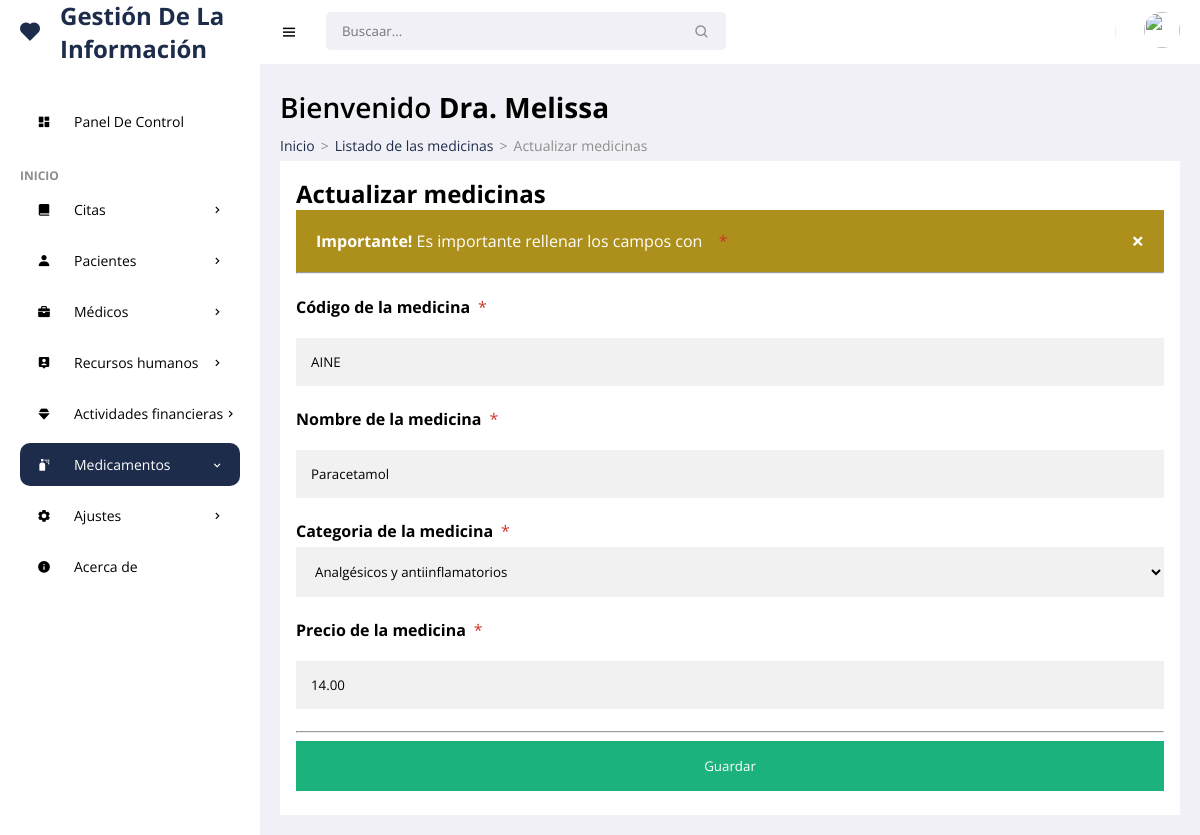
Page /frontend/medicinas/editar.php?id=6 (signed in) on the committed database.
### tables this page shows
CREATE TABLE `product` (
  `idprcd` int(11) NOT NULL,
  `codpro` char(14) NOT NULL,
  `nompro` text NOT NULL,
  `idcat` int(11) NOT NULL,
  `preprd` decimal(10,2) NOT NULL,
  `stock` char(3) NOT NULL,
  `state` char(1) NOT NULL,
  `fere` timestamp NOT NULL DEFAULT current_timestamp() ON UPDATE current_timestamp()
);

CREATE TABLE `category` (
  `idcat` int(11) NOT NULL,
  `nomcat` varchar(150) NOT NULL,
  `state` char(1) NOT NULL,
  `fere` timestamp NOT NULL DEFAULT current_timestamp() ON UPDATE current_timestamp()
);

### frontend/medicinas/editar.php (the view, shortened to what this page needs)
<!DOCTYPE html>
<html lang="es">
<head>
    <link href='https://unpkg.com/boxicons@2.0.9/css/boxicons.min.css' rel='stylesheet'>
    <link rel="stylesheet" href="../../backend/css/admin.css">
</head>
<body>
    <section id="sidebar">
        <a href="../admin/escritorio.php" class="brand"><i class='bx bxs-heart icon'></i> Gestión De La Información</a>
        <ul class="side-menu">
            <li><a href="../admin/escritorio.php" ><i class='bx bxs-dashboard icon' ></i>  Panel De Control</a></li>
            <li class="divider" data-text="Inicio">Panel</li>
            <li>
                <a href="#"><i class='bx bxs-book-alt icon' ></i> Citas <i class='bx bx-chevron-right icon-right' ></i></a>
            </li>
            <li>
                <a href="#"><i class='bx bxs-user icon' ></i> Pacientes <i class='bx bx-chevron-right icon-right' ></i></a>
            </li>
            <li>
                <a href="#"><i class='bx bxs-briefcase icon' ></i> Médicos <i class='bx bx-chevron-right icon-right' ></i></a>
            </li>
            <li>
                <a href="#"><i class='bx bxs-user-pin icon' ></i> Recursos humanos<i class='bx bx-chevron-right icon-right' ></i></a>
            </li>
            <li>
                <a href="#"><i class='bx bxs-diamond icon' ></i> Actividades financieras<i class='bx bx-chevron-right icon-right' ></i></a>
            </li>
            <li>
                <a href="#" class="active"><i class='bx bxs-spray-can icon' ></i> Medicamentos<i class='bx bx-chevron-right icon-right' ></i></a>
            </li>
            <li>
                <a href="#"><i class='bx bxs-cog icon' ></i> Ajustes<i class='bx bx-chevron-right icon-right' ></i></a>
            </li>
        <li><a href="../acerca/mostrar.php"><i class='bx bxs-info-circle icon' ></i> Acerca de</a></li>
        </ul>
    </section>
    <section id="content">
        <nav>
            <i class='bx bx-menu toggle-sidebar' ></i>
            <form action="#">
                <div class="form-group">
                    <input type="text" placeholder="Buscaar...">
                    <i class='bx bx-search icon' ></i>
                </div>
            </form>
            <div class="profile">
                <img src="https://images.unsplash.com/photo-1517841905240-472988babdf9?ixid=MnwxMjA3fDB8MHxzZWFyY2h8NHx8cGVvcGxlfGVufDB8fDB8fA%3D%3D&ixlib=rb-1.2.1&auto=format&fit=crop&w=500&q=60" alt="">
            </div>
        </nav>
        <main>
            <h1 class="title">Bienvenido <?php echo '<strong>'.$_SESSION['username'].'</strong>'; ?></h1>
            <ul class="breadcrumbs">
                <li><a href="../admin/escritorio.php">Inicio</a></li>
                <li class="divider">></li>
                <li><a href="mostrar.php">Listado de las medicinas</a></li>
                 <li class="divider">></li>
                <li><a href="#" class="active">Actualizar medicinas</a></li>
            </ul>
         <?php
require '../../backend/bd/Conexion.php';
 $id = $_GET['id'];
 $sentencia = $connect->prepare("SELECT product.idprcd, product.codpro, product.nompro, category.idcat, category.nomcat, product.preprd, product.stock, product.state, product.fere FROM product INNER JOIN category ON product.idcat = category.idcat WHERE idprcd= '$id';");
 $sentencia->execute();
$data =  array();
if($sentencia){
  while($r = $sentencia->fetchObject()){
    $data[] = $r;
  }
}
   ?>
   <?php if(count($data)>0):?>
        <?php foreach($data as $d):?>
<form action="" enctype="multipart/form-data" method="POST"  autocomplete="off" onsubmit="return validacion()">
  <div class="containerss">
    <h1>Actualizar medicinas</h1>
    <div class="alert-danger">
  <span class="closebtn" onclick="this.parentElement.style.display='none';">&times;</span>
  <strong>Importante!</strong> Es importante rellenar los campos con &nbsp;<span class="badge-warning">*</span>
</div>
    <hr>
    <br>
    <label for="email"><b>Código de la medicina</b></label><span class="badge-warning">*</span>
    <input type="text" value="<?php echo $d->codpro; ?>" placeholder="ejm:  877578VNRB4" maxlength="14" name="medicode" required>
    <label for="email"><b>Nombre de la medicina</b></label><span class="badge-warning">*</span>
    <input value="<?php echo $d->nompro; ?>" type="text" placeholder="ejm:  PRADAXA 75 MG X 30 CÁPSULAS" name="mediname" required>
    <label for="psw"><b>Categoria de la medicina</b></label><span class="badge-warning">*</span>
    <select required name="medicate">
        <option value="<?php echo $d->idcat; ?>"><?php echo $d->nomcat; ?></option>
    </select>
    <label for="email"><b>Precio de la medicina</b></label><span class="badge-warning">*</span>
    <input type="text" value="<?php echo $d->preprd; ?>" placeholder="ejm: 25.90" name="mediprec" onKeypress="if (event.keyCode < 45 || event.keyCode > 57) event.returnValue = false;" required>
    <hr>
    <button type="submit" name="upd_medicine" class="registerbtn">Guardar</button>
  </div>
</form>
<?php endforeach; ?>
    <?php else:?>
      <p class="alert alert-warning">No hay datos</p>
    <?php endif; ?>
        </main>
    </section>
</body>
</html>

### backend/css/admin.css (style rules this page uses)
* { font-family: 'Open Sans', sans-serif; margin: 0; padding: 0; box-sizing: border-box; }
:root { --grey: #F1F0F6; --dark-grey: #8D8D8D; --light: #fff; --dark: #000; --green: #81D43A; --light-green: #E3FFCB; --blue: #1e2c4b; --light-blue: #D0E4FF; --dark-blue: #0C5FCD; --red: #FC3B56; }
html { overflow-x: hidden; }
body { background: var(--grey); overflow-x: hidden; }
a { text-decoration: none; }
li { list-style: none; }
#sidebar { position: fixed; max-width: 260px; width: 100%; background: var(--light); top: 0; left: 0; height: 100%; overflow-y: auto; scrollbar-width: none; transition: all .3s ease; z-index: 200; }
#sidebar .brand { font-size: 24px; display: flex; align-items: center; height: 64px; font-weight: 700; color: var(--blue); position: sticky; top: 0; left: 0; z-index: 100; background: var(--light); transition: all .3s ease; padding: 0 6px; }
#sidebar .icon { min-width: 48px; display: flex; justify-content: center; align-items: center; margin-right: 6px; }
#sidebar .icon-right { margin-left: auto; transition: all .3s ease; }
#sidebar .side-menu { margin: 36px 0; padding: 0 20px; transition: all .3s ease; }
#sidebar .side-menu a { display: flex; align-items: center; font-size: 14px; color: var(--dark); padding: 12px 16px 12px 0; transition: all .3s ease; border-radius: 10px; margin: 4px 0; white-space: nowrap; }
#sidebar .side-menu > li > a.active .icon-right { transform: rotateZ(90deg); }
#sidebar .side-menu > li > a.active, #sidebar .side-menu > li > a.active:hover { background: var(--blue); color: var(--light); }
#sidebar .divider { margin-top: 24px; font-size: 12px; text-transform: uppercase; font-weight: 700; color: var(--dark-grey); transition: all .3s ease; white-space: nowrap; }
#content { position: relative; width: calc(100% - 260px); left: 260px; transition: all .3s ease; }
nav { background: var(--light); height: 64px; padding: 0 20px; display: flex; align-items: center; grid-gap: 28px; position: sticky; top: 0; left: 0; z-index: 100; }
nav .toggle-sidebar { font-size: 18px; cursor: pointer; }
nav form { max-width: 400px; width: 100%; margin-right: auto; }
nav .form-group { position: relative; }
nav .form-group input { width: 100%; background: var(--grey); border-radius: 5px; border: none; outline: none; padding: 10px 36px 10px 16px; transition: all .3s ease; }
nav .form-group .icon { position: absolute; top: 50%; transform: translateY(-50%); right: 16px; color: var(--dark-grey); }
nav .profile { position: relative; }
nav .profile img { width: 36px; height: 36px; border-radius: 50%; object-fit: cover; cursor: pointer; }
main { width: 100%; padding: 24px 20px 20px 20px; }
main .title { font-size: 28px; font-weight: 600; margin-bottom: 10px; }
main .breadcrumbs { display: flex; grid-gap: 6px; }
main .breadcrumbs li, main .breadcrumbs li a { font-size: 14px; }
main .breadcrumbs li a { color: var(--blue); }
main .breadcrumbs li a.active, main .breadcrumbs li.divider { color: var(--dark-grey); pointer-events: none; }
main form { margin-top: 6px; }
.badge-warning { color: #cc3527; padding: 4px 8px; text-align: center; border-radius: 5px; }
.alert-danger { padding: 20px; background-color: #ad901c; color: white; }
.closebtn { margin-left: 15px; color: white; font-weight: bold; float: right; font-size: 22px; line-height: 20px; cursor: pointer; transition: 0.3s; }
.containerss { padding: 16px; background-color: white; }
select { width: 100%; padding: 15px; margin: 5px 0 22px 0; display: inline-block; border: none; background: #f1f1f1; }
input[type=text], input[type=password], input[type=date],input[type=datetime-local], input[type=file],textarea { width: 100%; padding: 15px; margin: 20px 0 22px 0; display: inline-block; border: none; background: #f1f1f1; }
.registerbtn { background-color: #04AA6D; color: white; padding: 16px 20px; margin: 8px 0; border: none; cursor: pointer; width: 100%; opacity: 0.9; }

### rows in the picture
product: medicode "AINE", mediname "Paracetamol", medicate "Analgésicos y antiinflamatorios", mediprec "14.00"

### other values in the picture
$_SESSION['username'] "Dra. Melissa"
